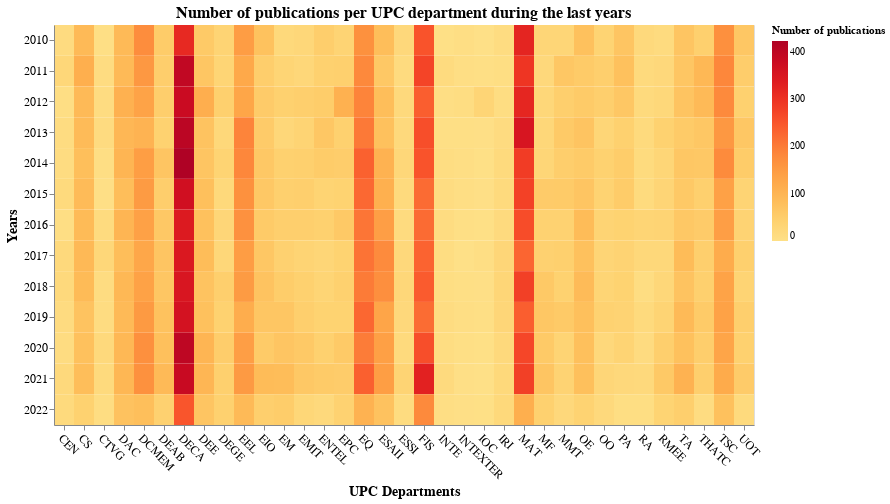

This figure's notebook cell:
### Code cell
vis1 = alt.Chart(df1).mark_rect(
    ).encode(
    x=alt.X('DEPARTAMENT UPC ACRO:O', title='UPC Departments', axis = alt.Axis (labelAngle = 45, labelFontSize=12, titleFontSize = 14)),
    y=alt.Y('ANYS:O', title='Years', axis = alt.Axis (labelFontSize=12, titleFontSize = 14)),
    color=alt.Color('PUBLICACIONS:Q',
              title='Number of publications',
              scale=alt.Scale(scheme='yelloworangered'))
).properties (
    title=alt.TitleParams("Number of publications per UPC department during the last years",fontSize=16),
    width = 700,
    height = 400
)

vis1

### Figure 1 — Vega-Lite specification as saved in the notebook (floating-point values rounded to 4 significant figures; data arrays with more than 128 entries replaced by an {"elided": "..."} marker saying what was removed)
{"config": {"view": {"continuousWidth": 400, "continuousHeight": 300}}, "data": {"name": "data-9f4e9d463fe256429b7109b919dd33bc"}, "mark": "rect", "encoding": {"color": {"field": "PUBLICACIONS", "scale": {"scheme": "yelloworangered"}, "title": "Number of publications", "type": "quantitative"}, "x": {"axis": {"labelAngle": 45, "labelFontSize": 12, "titleFontSize": 14}, "field": "DEPARTAMENT UPC ACRO", "title": "UPC Departments", "type": "ordinal"}, "y": {"axis": {"labelFontSize": 12, "titleFontSize": 14}, "field": "ANYS", "title": "Years", "type": "ordinal"}}, "height": 400, "title": {"text": "Number of publications per UPC department during the last years", "fontSize": 16}, "width": 700, "$schema": "https://vega.github.io/schema/vega-lite/v4.17.0.json", "datasets": {"data-9f4e9d463fe256429b7109b919dd33bc": {"elided": "455 records"}}}
